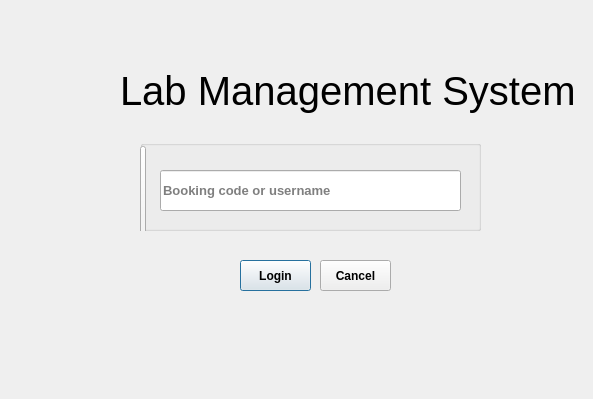
<?xml version="1.0" encoding="UTF-8"?>
<ui version="4.0">
 <class>LoginDialog</class>
 <widget class="QDialog" name="LoginDialog">
  <property name="geometry">
   <rect>
    <x>0</x>
    <y>0</y>
    <width>593</width>
    <height>399</height>
   </rect>
  </property>
  <property name="minimumSize">
   <size>
    <width>593</width>
    <height>399</height>
   </size>
  </property>
  <property name="maximumSize">
   <size>
    <width>65535</width>
    <height>65535</height>
   </size>
  </property>
  <property name="windowTitle">
   <string>Login</string>
  </property>
  <widget class="QWidget" name="widget" native="true">
   <property name="geometry">
    <rect>
     <x>20</x>
     <y>20</y>
     <width>561</width>
     <height>331</height>
    </rect>
   </property>
   <widget class="QPushButton" name="cancel_btn">
    <property name="geometry">
     <rect>
      <x>300</x>
      <y>240</y>
      <width>71</width>
      <height>31</height>
     </rect>
    </property>
    <property name="font">
     <font>
      <bold>true</bold>
     </font>
    </property>
    <property name="styleSheet">
     <string notr="true"/>
    </property>
    <property name="text">
     <string>Cancel</string>
    </property>
   </widget>
   <widget class="QPushButton" name="login_btn">
    <property name="geometry">
     <rect>
      <x>220</x>
      <y>240</y>
      <width>71</width>
      <height>31</height>
     </rect>
    </property>
    <property name="font">
     <font>
      <bold>true</bold>
     </font>
    </property>
    <property name="styleSheet">
     <string notr="true"/>
    </property>
    <property name="text">
     <string>Login</string>
    </property>
    <property name="default">
     <bool>true</bool>
    </property>
   </widget>
   <widget class="QGroupBox" name="login_groupBox">
    <property name="geometry">
     <rect>
      <x>120</x>
      <y>120</y>
      <width>341</width>
      <height>91</height>
     </rect>
    </property>
    <property name="minimumSize">
     <size>
      <width>0</width>
      <height>0</height>
     </size>
    </property>
    <property name="maximumSize">
     <size>
      <width>16777215</width>
      <height>16777215</height>
     </size>
    </property>
    <property name="title">
     <string/>
    </property>
    <property name="alignment">
     <set>Qt::AlignmentFlag::AlignCenter</set>
    </property>
    <property name="checkable">
     <bool>false</bool>
    </property>
    <widget class="QLineEdit" name="login_input_edit">
     <property name="geometry">
      <rect>
       <x>20</x>
       <y>30</y>
       <width>301</width>
       <height>41</height>
      </rect>
     </property>
     <property name="font">
      <font>
       <family>MS Shell Dlg 2</family>
       <pointsize>10</pointsize>
       <italic>false</italic>
       <bold>true</bold>
      </font>
     </property>
     <property name="styleSheet">
      <string notr="true"/>
     </property>
     <property name="text">
      <string/>
     </property>
     <property name="placeholderText">
      <string>Booking code or username</string>
     </property>
    </widget>
    <widget class="QPushButton" name="border_left_btn">
     <property name="geometry">
      <rect>
       <x>0</x>
       <y>6</y>
       <width>6</width>
       <height>122</height>
      </rect>
     </property>
     <property name="styleSheet">
      <string notr="true">background-color: rgb(255, 85, 127);
QPushButton { border: none; }</string>
     </property>
     <property name="text">
      <string/>
     </property>
    </widget>
   </widget>
   <widget class="QLabel" name="label">
    <property name="geometry">
     <rect>
      <x>100</x>
      <y>10</y>
      <width>465</width>
      <height>121</height>
     </rect>
    </property>
    <property name="font">
     <font>
      <pointsize>30</pointsize>
     </font>
    </property>
    <property name="text">
     <string>Lab Management System</string>
    </property>
   </widget>
   <widget class="QPushButton" name="icon_btn">
    <property name="geometry">
     <rect>
      <x>20</x>
      <y>45</y>
      <width>60</width>
      <height>60</height>
     </rect>
    </property>
    <property name="styleSheet">
     <string notr="true">QPushButton {
    border: none;
    background-color: transparent;
}

QPushButton:hover {
    background-color: transparent;
}

QPushButton:pressed {
    background-color: transparent;
}
</string>
    </property>
    <property name="text">
     <string/>
    </property>
    <property name="icon">
     <iconset resource="../../../../qt_embedded/resources.qrc">
      <normaloff>:/icons/mango.svg</normaloff>:/icons/mango.svg</iconset>
    </property>
    <property name="iconSize">
     <size>
      <width>60</width>
      <height>60</height>
     </size>
    </property>
   </widget>
  </widget>
 </widget>
 <resources>
  <include location="../../../../qt_embedded/resources.qrc"/>
 </resources>
 <connections/>
</ui>
